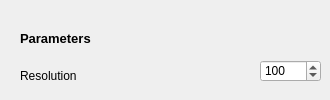
   <widget class="QWidget" name="Parameters">
    <attribute name="title">
     <string>Parameters</string>
    </attribute>
    <widget class="QLabel" name="label_16">
     <property name="geometry">
      <rect>
       <x>20</x>
       <y>60</y>
       <width>261</width>
       <height>31</height>
      </rect>
     </property>
     <property name="text">
      <string>Resolution</string>
     </property>
    </widget>
    <widget class="QLabel" name="label_12">
     <property name="geometry">
      <rect>
       <x>20</x>
       <y>30</y>
       <width>231</width>
       <height>16</height>
      </rect>
     </property>
     <property name="font">
      <font>
       <pointsize>10</pointsize>
       <weight>75</weight>
       <bold>true</bold>
      </font>
     </property>
     <property name="text">
      <string>Parameters</string>
     </property>
    </widget>
    <widget class="QSpinBox" name="spinBox_resolution">
     <property name="geometry">
      <rect>
       <x>260</x>
       <y>60</y>
       <width>61</width>
       <height>22</height>
      </rect>
     </property>
     <property name="maximum">
      <number>10000</number>
     </property>
     <property name="value">
      <number>100</number>
     </property>
    </widget>
    <widget class="QLabel" name="infoResolution">
     <property name="geometry">
      <rect>
       <x>220</x>
       <y>50</y>
       <width>31</width>
       <height>41</height>
      </rect>
     </property>
     <property name="toolTip">
      <string>Choose the resolution for output rasters</string>
     </property>
     <property name="text">
      <string/>
     </property>
     <property name="pixmap">
      <pixmap>help_icon_25px.png</pixmap>
     </property>
     <property name="scaledContents">
      <bool>false</bool>
     </property>
    </widget>
   </widget>
